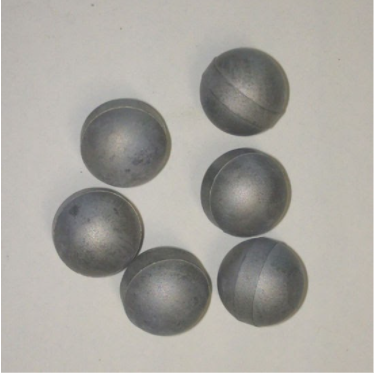
#> input picture samples/sample1.png, 377 x 374 px, given in place of sample3.png, which was not available
$ python image_edge_detection.py
#> lines starting #> are read from the running program, lines starting #| are printed output that depends on the picture; pictures that were not available may be replaced by others from this repository, and a replacement may not be noted
#> further down, image is the input picture: PIL image 377x374 RGBA; mean R, G, B, A 168.7, 166, 160, 255
#> `result = Image.new("L", image.size)`: result: PIL image 377x374 L; every value is 0
### image-detection/image_convolution.py
from typing import Iterable
from PIL import Image, ImageDraw


def convolve(image: Image.Image,
             kernel: Iterable[Iterable[float]]) -> Image.Image:
    pixels = image.load()
    result = image.copy()
    draw_result = ImageDraw.Draw(result)
    numbands = len(result.mode)
#> numbands = 1
    k_size = len(kernel)
    offset = (k_size // 2)
    for cen_x in range(offset, image.width - offset):
        for cen_y in range(offset, image.height - offset):
            sum = [0] * numbands
            for k_row in range(k_size):
                for k_col in range(k_size):
                    x = (cen_x - offset) + k_col
                    y = (cen_y - offset) + k_row
                    pixel = pixels[x, y] if numbands > 1 else (pixels[x, y],)
                    for band in range(numbands):
                        sum[band] += (pixel[band] * kernel[k_row][k_col])
            sum = tuple(map(round, sum))
            draw_result.point((cen_x, cen_y), sum)

    return result


kernels = dict()
"""Some well-known kernels"""

# Sobel operator: x
kernels["sobel-x"] = [[-1, 0, 1],
                      [-2, 0, 2],
                      [-1, 0, 1]]

# Sobel operator: y
kernels["sobel-y"] = [[-1, -2, -1],
                      [0, 0, 0],
                      [1, 2, 1]]

# sharpens the image
kernels["high-pass"] = [[+0.0, -0.5, +0.0],
                        [-0.5, +3.0, -0.5],
                        [+0.0, -0.5, +0.0]]

# applies box blur
kernels["box-blur"] = [[1 / 9, 1 / 9, 1 / 9],
                       [1 / 9, 1 / 9, 1 / 9],
                       [1 / 9, 1 / 9, 1 / 9]]

# applies Gaussian blur
kernels["gauss-blur"] = [[1 / 256, 4 / 256,  6 / 256,  4 / 256, 1 / 256],
                         [4 / 256, 16 / 256, 24 / 256, 16 / 256, 4 / 256],
                         [6 / 256, 24 / 256, 36 / 256, 24 / 256, 6 / 256],
                         [4 / 256, 16 / 256, 24 / 256, 16 / 256, 4 / 256],
                         [1 / 256, 4 / 256,  6 / 256,  4 / 256, 1 / 256]]


# [5 lines that do not run on import are left out]

### image-detection/image_edge_detection.py
from image_convolution import convolve, kernels
from PIL import Image, ImageDraw
from math import pi, sqrt, atan2
import numpy as np


def compute_gradient(image: Image.Image) -> tuple[np.ndarray, np.ndarray]:
    if image.mode != "L":
        image = image.convert("L")
    mag_x = convolve(image, kernels["sobel-x"]).load()
    mag_y = convolve(image, kernels["sobel-y"]).load()
    k_size = len(kernels["sobel-x"])
    offset = (k_size // 2)
    mag = np.zeros(image.size, dtype=int)
    dir = np.zeros(image.size, dtype=int)
    width, height = image.size
    for x in range(offset, width - offset):
        for y in range(offset, height - offset):
            mag[x, y] = round(sqrt((mag_x[x, y] ** 2) + (mag_y[x, y] ** 2)))
            dir[x, y] = atan2(mag_y[x, y], mag_x[x, y])
    return (mag, dir)


def approximate_gradient(image: Image.Image) -> tuple[np.ndarray, np.ndarray]:
    if image.mode != "L":
        image = image.convert("L")
    k_size = len(kernels["sobel-x"])
    offset = (k_size // 2)
    mag = np.zeros(image.size, dtype=int)
    dir = np.zeros(image.size, dtype=int)
    width, height = image.size
#> width = 377; height = 374
    pixels = image.load()
    for x in range(offset, width - offset):
        for y in range(offset, height - offset):
            mx = pixels[x + 1, y] - pixels[x - 1, y]
            my = pixels[x, y + 1] - pixels[x, y - 1]
            mag[x, y] = round(sqrt((mx ** 2) + (my ** 2)))
            dir[x, y] = atan2(my, mx)
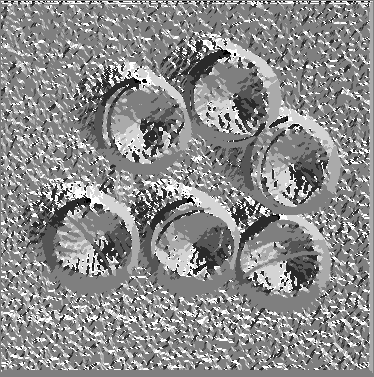
#> dir: shape (377, 374) int64; min -3, max 3, mean 0.284; drawn with min black and max white
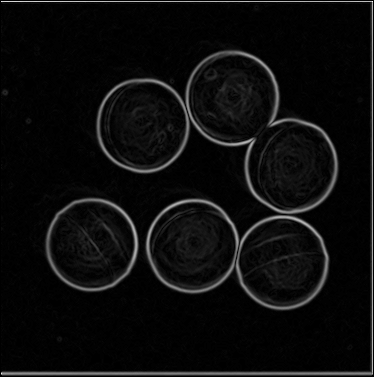
#> mag: shape (377, 374) int64; min 0, max 90, mean 4.5; drawn with min black and max white
    return (mag, dir)


def keep_maximum_gradient(gradient: tuple[np.ndarray, np.ndarray]) -> tuple[np.ndarray,
                                                                            np.ndarray]:
    mag, dir = gradient[0].copy(), gradient[1].copy()
    width, height = mag.shape
#> width = 377; height = 374
    d = ((1, 0), (1, 1), (0, 1), (-1, 1))
    for x in range(1, width - 1):
        for y in range(1, height - 1):
            angle = dir[x, y] + (0 if dir[x, y] >= 0 else pi)
            index = round(angle / (pi / 4)) % 4
            (dx, dy) = d[index]
            (x1, y1), (x2, y2) = (x + dx, y + dy), (x - dx, y - dy)
            if mag[x, y] < mag[x1, y1] or mag[x, y] < mag[x2, y2]:
                mag[x, y] = 0
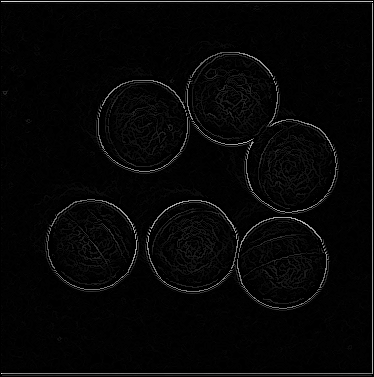
#> mag: shape (377, 374) int64; min 0, max 90, mean 2.4; drawn with min black and max white
    return (mag, dir)


def detect_strong_points(mag: np.ndarray,
                       low_threshold_ratio: float = 0.1,
                       high_threshold_ratio: float = 0.2) -> list[tuple[int, int]]:

#> called with low_threshold_ratio = 0.1, high_threshold_ratio = 0.2
    if not (0 < low_threshold_ratio < high_threshold_ratio < 1):
        raise ValueError

    (width, height) = mag.shape
#> width = 377; height = 374
    mag_max = int(mag.max())
#> mag_max = 90
    low_threshold = round(mag_max * low_threshold_ratio)
#> low_threshold = 9
    high_threshold = round(mag_max * high_threshold_ratio)
#> high_threshold = 18

    strong_points = set()
    for x in range(width):
        for y in range(height):
            if mag[x, y] >= high_threshold:
                strong_points.add((x, y))

    d = ((-1, 0), (-1, 1), (0, 1), (1, 1), (1, 0), (1, -1), (0, -1), (-1, -1))

    last_added = strong_points
    while last_added:
        new_points = set()
        for (x, y) in last_added:
            for (dx, dy) in d:
                nx, ny = (x + dx), (y + dy)
                if not (0 <= nx < width and 0 <= ny < height):
                    continue
                if mag[nx, ny] >= low_threshold and (nx, ny) not in strong_points:
                    new_points.add((nx, ny))
        strong_points.update(new_points)
        last_added = new_points

    return list(strong_points)


def detect_edge_points_canny(image: Image.Image) -> list[tuple[int, int]]:
    grayscaled = image if image.mode == "L" else image.convert("L")
    blurred = convolve(grayscaled, kernels["gauss-blur"])
    gradient = approximate_gradient(blurred)
    gradient = keep_maximum_gradient(gradient)
    points = detect_strong_points(gradient[0])
#> points = 5027 pairs, first value 1 to 373, second value 1 to 372
    # [6 lines of commented-out code are left out]
    return points


if __name__ == "__main__":

    image = Image.open("sample3.png")
    result = Image.new("L", image.size)
    draw = ImageDraw.Draw(result)
    points = detect_edge_points_canny(image)
    for p in points:
        draw.point(p, fill=255)
#> this loop made 5027 passes
#> p on passes 1 to 3: (170, 151), (169, 335), (1, 342)
    result.show()
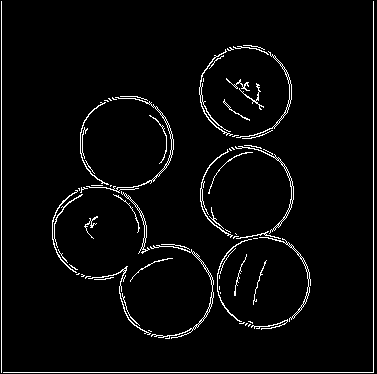
#> shown: PIL image 377x374 L; 3.6% white in thin lines or dots
